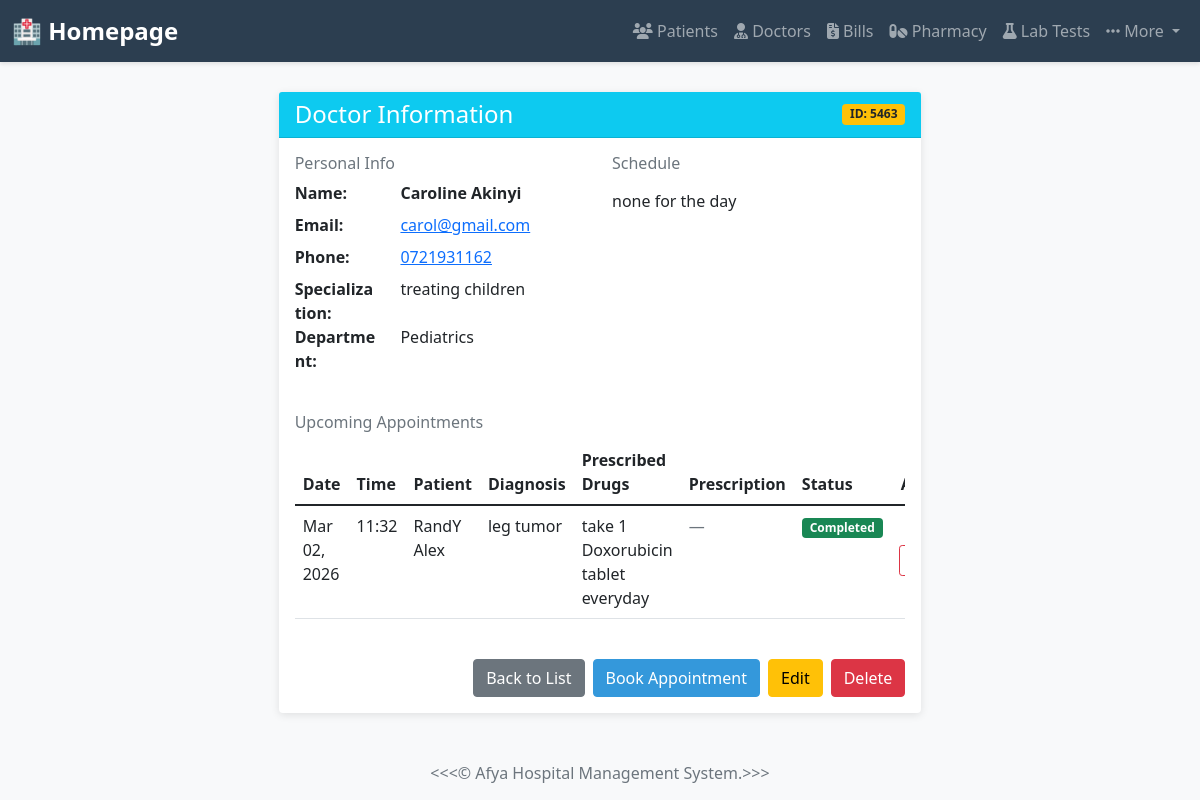
Page /doctor/1/ on the committed database.
### myapp/models.py (models this page shows, shortened)
class Doctor(models.Model):
    DEPARTMENT_CHOICES = [
        ('cardiology', 'Cardiology'),
        ('neurology', 'Neurology'),
        ('pediatrics', 'Pediatrics'),
        ('orthopedics', 'Orthopedics'),
        ('general', 'General Medicine'),
    ]
    doctor_id = models.CharField(max_length=20, unique=True)
    first_name = models.CharField(max_length=100)
    last_name = models.CharField(max_length=100)
    email = models.EmailField(unique=True)
    specialization = models.CharField(max_length=100)
    phone_number = models.CharField(max_length=15)
    department = models.CharField(max_length=50, choices=DEPARTMENT_CHOICES)
    schedule = models.TextField(blank=True, null=True, help_text="Optional scheduling notes or timeslots")
    date_added = models.DateTimeField(auto_now_add=True)
    class Meta:
        ordering = ['last_name', 'first_name']

class Appointment(models.Model):
    STATUS_CHOICES = [
        ("Pending", "Pending"),
        ("Completed", "Completed"),
        ("Cancelled", "Cancelled"),
    ]
    patient = models.ForeignKey(Patient, on_delete=models.CASCADE)
    doctor = models.ForeignKey(Doctor, on_delete=models.CASCADE)
    date = models.DateField()
    time = models.TimeField()
    status = models.CharField(max_length=20, choices=STATUS_CHOICES, default="Pending")
    diagnosis = models.TextField(blank=True, null=True)
    prescribed_drugs = models.TextField(blank=True, null=True, help_text="List of prescribed drugs with dosages")
    prescription = models.FileField(upload_to='prescriptions/', blank=True, null=True)
    created_at = models.DateTimeField(auto_now_add=True)
    updated_at = models.DateTimeField(auto_now=True)
    class Meta:
        ordering = ['-date', '-time']

class Patient(models.Model):
    GENDER_CHOICES = [
        ('M', 'Male'),
        ('F', 'Female'),
        ('O', 'Other'),
    ]
    patient_id = models.CharField(max_length=20, unique=True)
    first_name = models.CharField(max_length=100)
    last_name = models.CharField(max_length=100)
    email = models.EmailField(unique=True)
    phone_number = models.CharField(max_length=15)
    gender = models.CharField(max_length=1, choices=GENDER_CHOICES)
    date_of_birth = models.DateField()
    address = models.TextField()
    date_registered = models.DateTimeField(auto_now_add=True)
    medical_history = models.TextField(blank=True, null=True)
    class Meta:
        ordering = ['-date_registered']

### myapp/views.py (the view)
# urls.py: path('doctor/<int:pk>/', views.doctor_detail, name='doctor_detail'),
def doctor_detail(request, pk):
    doctor = get_object_or_404(Doctor, pk=pk)
    appointments = Appointment.objects.filter(doctor=doctor).order_by('date', 'time')
    context = {
        'doctor': doctor,
        'appointments': appointments,
    }
    return render(request, 'doctor_detail.html', context)

### myapp/templates/doctor_detail.html (shortened to what this page needs)
{% extends 'base.html' %}
{% block content %}
<div class="row justify-content-center">
    <div class="col-md-8">
        <div class="card">
            <div class="card-header bg-info text-white d-flex justify-content-between align-items-center">
                <h4 class="mb-0">Doctor Information</h4>
                <span class="badge bg-warning text-dark">ID: {{ doctor.doctor_id }}</span>
            </div>
            <div class="card-body">
                <div class="row mb-4">
                    <div class="col-md-6">
                        <h6 class="text-muted">Personal Info</h6>
                        <dl class="row">
                            <dt class="col-sm-4">Name:</dt>
                            <dd class="col-sm-8"><strong>{{ doctor.first_name }} {{ doctor.last_name }}</strong></dd>
                            <dt class="col-sm-4">Email:</dt>
                            <dd class="col-sm-8"><a href="mailto:{{ doctor.email }}">{{ doctor.email }}</a></dd>
                            <dt class="col-sm-4">Phone:</dt>
                            <dd class="col-sm-8"><a href="tel:{{ doctor.phone_number }}">{{ doctor.phone_number }}</a></dd>
                            <dt class="col-sm-4">Specialization:</dt>
                            <dd class="col-sm-8">{{ doctor.specialization }}</dd>
                            <dt class="col-sm-4">Department:</dt>
                            <dd class="col-sm-8">{{ doctor.get_department_display }}</dd>
                        </dl>
                    </div>
                    <div class="col-md-6">
                        <h6 class="text-muted">Schedule</h6>
                        <p>{% if doctor.schedule %}{{ doctor.schedule|linebreaks }}{% else %}<span class="text-muted">Not specified</span>{% endif %}</p>
                    </div>
                </div>
                <div class="row mb-4">
                    <div class="col-md-12">
                        <h6 class="text-muted">Upcoming Appointments</h6>
                        {% if appointments %}
                            <div class="table-responsive">
                                <table class="table table-hover">
                                    <thead>
                                        <tr>
                                            <th>Date</th>
                                            <th>Time</th>
                                            <th>Patient</th>
                                            <th>Diagnosis</th>
                                            <th>Prescribed Drugs</th>
                                            <th>Prescription</th>
                                            <th>Status</th>
                                            <th class="text-end">Actions</th>
                                        </tr>
                                    </thead>
                                    <tbody>
                                        {% for appt in appointments %}
                                            <tr>
                                                <td>{{ appt.date|date:"M d, Y" }}</td>
                                                <td>{{ appt.time|time:"H:i" }}</td>
                                                <td>{{ appt.patient.first_name }} {{ appt.patient.last_name }}</td>
                                                <td>
                                                    {% if appt.diagnosis %}
                                                        <span>{{ appt.diagnosis|truncatechars:40 }}</span>
                                                    {% else %}
                                                        <span class="text-muted">—</span>
                                                    {% endif %}
                                                </td>
                                                <td>
                                                    {% if appt.prescribed_drugs %}
                                                        <span>{{ appt.prescribed_drugs|truncatechars:40 }}</span>
                                                    {% else %}
                                                        <span class="text-muted">—</span>
                                                    {% endif %}
                                                </td>
                                                <td>
                                                    {% if appt.prescription %}
                                                        <a href="{{ appt.prescription.url }}" target="_blank" class="link-primary">Download</a>
                                                    {% else %}
                                                        <span class="text-muted">—</span>
                                                    {% endif %}
                                                </td>
                                                <td>
                                                    {% if appt.status == 'Pending' %}
                                                        <span class="badge bg-warning text-dark">Pending</span>
                                                    {% elif appt.status == 'Completed' %}
                                                        <span class="badge bg-success">Completed</span>
                                                    {% elif appt.status == 'Cancelled' %}
                                                        <span class="badge bg-danger">Cancelled</span>
                                                    {% else %}
                                                        <span class="badge bg-secondary">{{ appt.status }}</span>
                                                    {% endif %}
                                                </td>
                                                <td class="text-end">
                                                    {% if appt.status != 'Cancelled' %}
                                                        <a href="{% url 'myapp:cancel_appointment' appt.pk %}" class="btn btn-sm btn-outline-danger">Cancel</a>
                                                    {% else %}
                                                        <span class="text-muted">N/A</span>
                                                    {% endif %}
                                                </td>
                                            </tr>
                                        {% endfor %}
                                    </tbody>
                                </table>
                            </div>
                        {% else %}
                            <p class="text-muted">No appointments scheduled yet.</p>
                        {% endif %}
                    </div>
                </div>
                <div class="d-flex gap-2 justify-content-end">
                    <a href="{% url 'myapp:doctor_list' %}" class="btn btn-secondary">Back to List</a>
                    <a href="{% url 'myapp:book_appointment' %}?doctor={{ doctor.pk }}" class="btn btn-primary">Book Appointment</a>
                    <a href="{% url 'myapp:update_doctor' doctor.pk %}" class="btn btn-warning">Edit</a>
                    <a href="{% url 'myapp:delete_doctor' doctor.pk %}" class="btn btn-danger">Delete</a>
                </div>
            </div>
        </div>
    </div>
</div>
{% endblock %}

### myapp/templates/base.html (style rules this page uses)
body { background-color: #f8f9fa; font-family: 'Segoe UI', Tahoma, Geneva, Verdana, sans-serif; }
.card { box-shadow: 0 2px 8px rgba(0,0,0,0.1); border: none; }
.btn-primary { background-color: #3498db; border-color: #3498db; }

### rows in the picture
Doctor: doctor_id "5463", first_name "Caroline", last_name "Akinyi", email "carol@gmail.com", phone_number "0721931162", specialization "treating children", department "Pediatrics", schedule "none for the day"
Appointment: date "Mar 02, 2026", time "11:32", patient.first_name "RandY", patient.last_name "Alex", diagnosis "leg tumor", prescribed_drugs "take 1 Doxorubicin tablet everyday", status "Completed"
